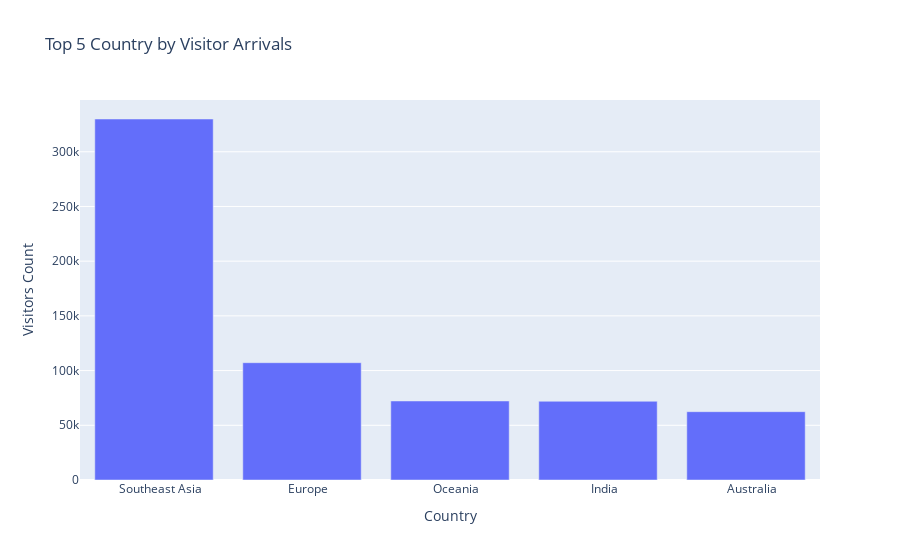

Source (notebook cell):
### Code cell
inter_arrival_df_per_country = inter_arrival_df.copy()
inter_arrival_df_per_country = inter_arrival_df_per_country.groupby('region')['visitor_arrivals'].mean().sort_values(ascending=False)
inter_arrival_df_per_country = pd.DataFrame(inter_arrival_df_per_country[inter_arrival_df_per_country.index != 'Total']).iloc[:5,:].reset_index()

fig = px.bar(inter_arrival_df_per_country, x='region', y='visitor_arrivals', title='Top 5 Country by Visitor Arrivals', labels={'region': 'Country', 'visitor_arrivals': 'Visitors Count'})
fig.show()

### Figure 1 — Plotly figure (JSON) as saved in the notebook; plotly's stock layout.template omitted (floating-point values rounded to 4 significant figures)
{"data": [{"hovertemplate": "Country=%{x}<br>Visitors Count=%{y}<extra></extra>", "legendgroup": "", "marker": {"color": "#636efa", "pattern": {"shape": ""}}, "name": "", "orientation": "v", "showlegend": false, "textposition": "auto", "type": "bar", "x": ["    Southeast Asia", "    Europe", "    Oceania", "    India", "    Australia"], "xaxis": "x", "y": [329900.0, 107200.0, 72210.0, 71960.0, 62440.0], "yaxis": "y"}], "layout": {"barmode": "relative", "legend": {"tracegroupgap": 0}, "title": {"text": "Top 5 Country by Visitor Arrivals"}, "xaxis": {"anchor": "y", "domain": [0, 1], "title": {"text": "Country"}}, "yaxis": {"anchor": "x", "domain": [0, 1], "title": {"text": "Visitors Count"}}}}
